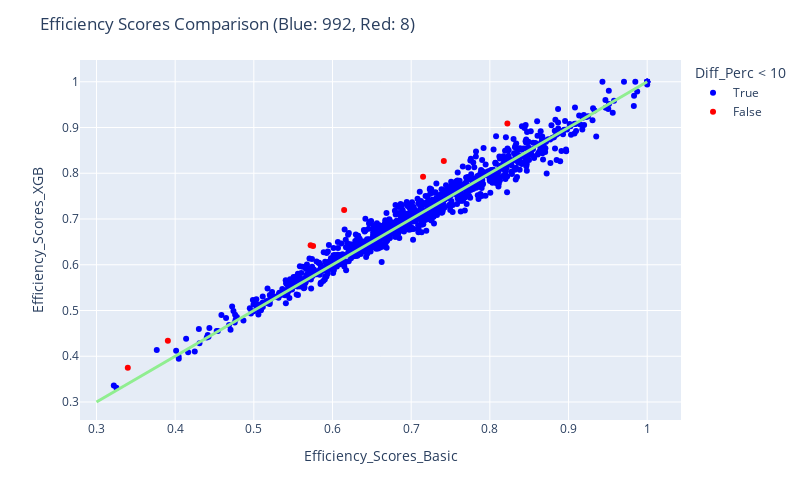

Notebook source saved alongside this figure:
### Code cell
fig = px.scatter(res_xgb, x="Efficiency_Scores_Basic", y="Efficiency_Scores_XGB", color = "Diff_Perc < 10", color_discrete_map= {True:"blue", False: "red"},
                 hover_data=["Efficiency_Scores_Basic", "Efficiency_Scores_XGB", "Diff_Perc"] + [res_xgb.index])


fig.add_traces(
    list(px.line(x = np.linspace(0.3, 1, num=2), y = np.linspace(0.3, 1, num=2)).select_traces())
)

fig.update_traces(line_color='lightgreen', line_width=3)

fig.update_layout(
    autosize=False,
    width=800,
    height=500,
    title_text=f"Efficiency Scores Comparison (Blue: {blue}, Red: {red})",
)

fig.show()

### Figure 1 — Plotly figure (JSON) as saved in the notebook; plotly's stock layout.template omitted (floating-point values rounded to 4 significant figures; data arrays with more than 128 entries replaced by an {"elided": "..."} marker saying what was removed)
{"data": [{"customdata": {"elided": "992x2 mixed values"}, "hovertemplate": "Diff_Perc < 10=True<br>Efficiency_Scores_Basic=%{x}<br>Efficiency_Scores_XGB=%{y}<br>Diff_Perc=%{customdata[0]}<br>index=%{customdata[1]}<extra></extra>", "legendgroup": "True", "line": {"color": "lightgreen", "width": 3}, "marker": {"color": "blue", "symbol": "circle"}, "mode": "markers", "name": "True", "orientation": "v", "showlegend": true, "type": "scatter", "x": {"elided": "992 float values"}, "xaxis": "x", "y": {"elided": "992 float values"}, "yaxis": "y"}, {"customdata": [[-10.25, "DMU 0098"], [-11.49, "DMU 0223"], [-17.01, "DMU 0329"], [-10.55, "DMU 0733"], [-12.29, "DMU 0805"], [-11.44, "DMU 0940"], [-10.84, "DMU 0966"], [-11.05, "DMU 0991"]], "hovertemplate": "Diff_Perc < 10=False<br>Efficiency_Scores_Basic=%{x}<br>Efficiency_Scores_XGB=%{y}<br>Diff_Perc=%{customdata[0]}<br>index=%{customdata[1]}<extra></extra>", "legendgroup": "False", "line": {"color": "lightgreen", "width": 3}, "marker": {"color": "red", "symbol": "circle"}, "mode": "markers", "name": "False", "orientation": "v", "showlegend": true, "type": "scatter", "x": [0.3398, 0.7415, 0.6148, 0.8223, 0.5722, 0.5753, 0.7151, 0.3907], "xaxis": "x", "y": [0.3746, 0.8267, 0.7194, 0.909, 0.6425, 0.6412, 0.7926, 0.4339], "yaxis": "y"}, {"hovertemplate": "x=%{x}<br>y=%{y}<extra></extra>", "legendgroup": "", "line": {"color": "lightgreen", "dash": "solid", "width": 3}, "marker": {"symbol": "circle"}, "mode": "lines", "name": "", "orientation": "v", "showlegend": false, "type": "scatter", "x": [0.3, 1], "xaxis": "x", "y": [0.3, 1], "yaxis": "y"}], "layout": {"autosize": false, "height": 500, "legend": {"title": {"text": "Diff_Perc < 10"}, "tracegroupgap": 0}, "margin": {"t": 60}, "title": {"text": "Efficiency Scores Comparison (Blue: 992, Red: 8)"}, "width": 800, "xaxis": {"anchor": "y", "autorange": true, "domain": [0, 1], "range": [0.2789, 1.043], "title": {"text": "Efficiency_Scores_Basic"}, "type": "linear"}, "yaxis": {"anchor": "x", "autorange": true, "domain": [0, 1], "range": [0.2607, 1.048], "title": {"text": "Efficiency_Scores_XGB"}, "type": "linear"}}}
